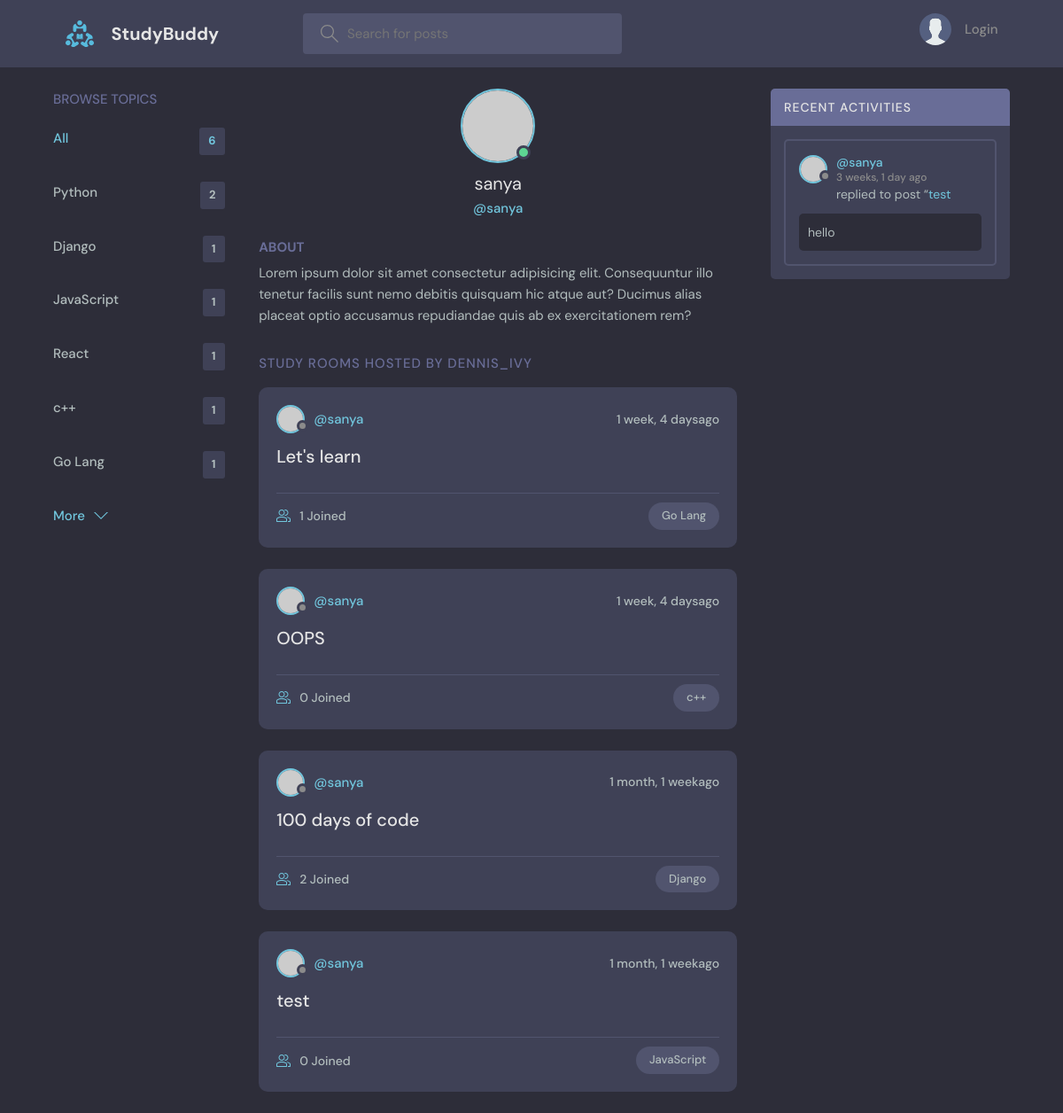
Page /profile/1/ on the committed database.
### base/models.py (models this page shows, shortened)
class Topic(models.Model):
    name = models.CharField(max_length=200)

class Room(models.Model):
    host = models.ForeignKey(User,on_delete = models.SET_NULL,null = True)
    topic = models.ForeignKey(Topic,on_delete = models.SET_NULL,null = True)
    name = models.CharField(max_length=200)
    description = models.TextField(null=True,blank=True)
    participants = models.ManyToManyField(User,related_name='participants',blank=True)
    updated = models.DateTimeField(auto_now=True)
    created = models.DateTimeField(auto_now_add=True)
    class Meta:
        ordering = ['-updated','-created']
    def __str__(self):
        return self.name

class Message(models.Model):
    user = models.ForeignKey(User,on_delete=models.CASCADE)
    room = models.ForeignKey(Room,on_delete = models.CASCADE)
    body = models.TextField()
    updated = models.DateTimeField(auto_now=True)
    created = models.DateTimeField(auto_now_add=True)
    class Meta:
        ordering = ['-updated','-created']

### base/views.py (the view)
# urls.py: path('profile/<str:pk>/',views.userProfile,name="user-profile"),
def userProfile(request,pk):
    user = User.objects.get(id=pk)
    rooms = user.room_set.all()
    room_messages = user.message_set.all()
    topics = Topic.objects.all()
    context={'user':user,'rooms':rooms,'room_messages':room_messages,'topics':topics}
    return render(request,'base/profile.html',context)

### base/templates/base/profile.html (shortened to what this page needs)
{% extends 'main.html' %}
{% block content %}
  <main class="profile-page layout layout--3">
    <div class="container">
      {% include 'base/topics_components.html' %}
      <div class="roomList">
        <div class="profile">
          <div class="profile__avatar">
            <div class="avatar avatar--large active">
              <img src="https://randomuser.me/api/portraits/men/11.jpg" />
            </div>
          </div>
          <div class="profile__info">
            <h3>{{user.username}}</h3>
            <p>@{{user.username}}</p>
          </div>
          <div class="profile__about">
            <h3>About</h3>
            <p>
              Lorem ipsum dolor sit amet consectetur adipisicing elit. Consequuntur illo tenetur
              facilis sunt nemo debitis quisquam hic atque aut? Ducimus alias placeat optio
              accusamus repudiandae quis ab ex exercitationem rem?
            </p>
          </div>
        </div>
        <div class="roomList__header">
          <div>
            <h2>Study Rooms Hosted by dennis_ivy</a>
            </h2>
          </div>
        </div>
        {% include 'base/feed_component.html' %}
      </div>
      {% include 'base/activity_component.html' %}
    </div>
  </main>
  {% endblock %}

### templates/main.html (shortened to what this page needs)
<!DOCTYPE html>
{% load static %}
<html lang="en">
  <head>
    <link rel="stylesheet" href="{% static 'styles/style.css' %}" />
  </head>
  <body>
    {% include 'navbar.html' %}
    {% block content %}
    {% endblock %}
  </body>
</html>

### templates/navbar.html (shortened to what this page needs)
{% load static %}
<header class="header header--loggedIn">
    <div class="container">
      <a href="{% url 'index' %}" class="header__logo">
        <img src="{% static 'images/logo.svg' %}" />
        <h1>StudyBuddy</h1>
      </a>
      <form class="header__search" method="GET" action={% url 'index' %}>
        <label>
          <input name ="q" placeholder="Search for posts" />
        </label>
      <nav class="header__menu">
        {% if request.user.is_authenticated %}
        <div class="header__user">
          <a href="{% url 'update-user' %}">
            <div class="avatar avatar--medium active">
              <img src="https://randomuser.me/api/portraits/men/37.jpg" />
            </div>
            <p> {{request.user.username}}<span>@{{request.user.username}}</span></p>
          </a>
          <button class="dropdown-button">
            <svg version="1.1" xmlns="http://www.w3.org/2000/svg" width="32" height="32" viewBox="0 0 32 32">
              <title>chevron-down</title>
              <path d="M16 21l-13-13h-3l16 16 16-16h-3l-13 13z"></path>
            </svg>
          </button>
        </div>
        {% else %}
        <a href="{% url 'login' %}">
          <img src="{% static 'images/avatar.svg'%}"/>
          <p>Login</p>
        </a>
        {% endif %}
      </nav>
    </div>
  </header>

### base/templates/base/topics_components.html (shortened to what this page needs)
<div class="topics">
    <div class="topics__header">
      <h2>Browse Topics</h2>
    </div>
    <ul class="topics__list">
      <li>
        <a href="{% url 'index' %}" class="active">All <span>{{topics.count}}</span></a>
      </li>
      {%for topic in topics%}
      <li>
        <a href="{% url 'index' %}?q={{topic.name}}">{{topic.name}} <span>{{topic.room_set.all.count}}</span></a>
      </li>
      {% endfor %}
    </ul>
    <a class="btn btn--link" href="{% url 'topics' %}">
      More
      <svg
        version="1.1"
        xmlns="http://www.w3.org/2000/svg"
        width="32"
        height="32"
        viewBox="0 0 32 32"
      >
        <title>chevron-down</title>
        <path d="M16 21l-13-13h-3l16 16 16-16h-3l-13 13z"></path>
      </svg>
    </a>
  </div>

### base/templates/base/feed_component.html (shortened to what this page needs)
{% for room in rooms %}
<div class="roomListRoom">
  <div class="roomListRoom__header">
    <a href="{% url 'user-profile' room.host.id %}" class="roomListRoom__author">
      <div class="avatar avatar--small">
        <img src="https://randomuser.me/api/portraits/women/11.jpg" />
      </div>
      <span>@{{room.host.username}}</span>
    </a>
    <div class="roomListRoom__actions">
      <span>{{room.created|timesince}}ago</span>
    </div>
  </div>
  <div class="roomListRoom__content">
    <a href="{% url 'room' room.id %}">{{room.name}}</a>
  </div>
  <div class="roomListRoom__meta">
    <a href="{% url 'room' room.id %}" class="roomListRoom__joined">
      {{room.participants.all.count}} Joined
    </a>
    <p class="roomListRoom__topic">{{room.topic.name}}</p>
  </div>
</div>
{% endfor%}

### base/templates/base/activity_component.html (shortened to what this page needs)
<div class="activities">
    <div class="activities__header">
      <h2>Recent Activities</h2>
    </div>
    {% for message in room_messages %}
    <div class="activities__box">
      <div class="activities__boxHeader roomListRoom__header">
        <a href="{% url 'user-profile' message.user.id %}" class="roomListRoom__author">
          <div class="avatar avatar--small">
            <img src="https://randomuser.me/api/portraits/women/11.jpg" />
          </div>
          <p>
            @{{message.user}}
            <span>{{message.created|timesince}} ago</span>
          </p>
        </a>
      </div>
      <div class="activities__boxContent">
        <p>
          replied to post “<a href="{% url 'room' message.room.id %}">{{message.room}}</a
          >
        </p>
        <div class="activities__boxRoomContent">
         {{message.body}}
        </div>
      </div>
    </div>
    {% endfor %}
  </div>

### rows in the picture
Topic: name "Python", room_set.all.count "2"
Topic: name "Django", room_set.all.count "1"
Topic: name "JavaScript", room_set.all.count "1"
Topic: name "React", room_set.all.count "1"
Topic: name "c++", room_set.all.count "1"
Topic: name "Go Lang", room_set.all.count "1"
Room: host.username "sanya", created "1 week, 4 days", name "Let's learn", participants.all.count "1", topic.name "Go Lang"
Room: host.username "sanya", created "1 week, 4 days", name "OOPS", participants.all.count "0", topic.name "c++"
Room: host.username "sanya", created "1 month, 1 week", name "100 days of code", participants.all.count "2", topic.name "Django"
Room: host.username "sanya", created "1 month, 1 week", name "test", participants.all.count "0", topic.name "JavaScript"
Message: user "sanya", created "3 weeks, 1 day", room "test", body "hello"

### other values in the picture
{{ topics.count }} "6"
{{ user.username }} "sanya"
